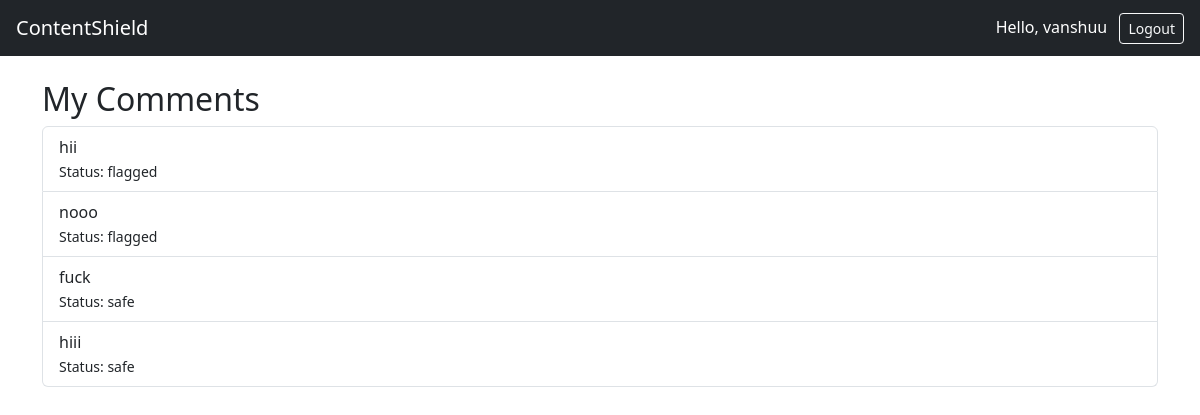
Screenshot of /moderation/mine/ (signed in) with the database file from the repository.
### users/models.py (models this page shows, shortened)
class User(AbstractUser):
    ROLE_CHOICES = (
        ('admin', 'Admin'),
        ('moderator', 'Moderator'),
        ('user', 'User'),
    )
    role = models.CharField(max_length=20, choices=ROLE_CHOICES, default='user')
    is_banned = models.BooleanField(default=False)

### moderation/models.py (models this page shows, shortened)
class Content(models.Model):
    STATUS_CHOICES = (
        ('safe', 'Safe'),
        ('flagged', 'Flagged'),
        ('banned', 'Banned'),
    )
    user = models.ForeignKey(User, on_delete=models.CASCADE, related_name="contents")
    text = models.CharField(max_length=1000)
    created_at = models.DateTimeField(auto_now_add=True)  # use auto_now_add, not auto_now
    status = models.CharField(max_length=20, choices=STATUS_CHOICES, default='safe')

### moderation/views.py (the view)
# urls.py: path('mine/', my_comments_view, name='my_comments'),
@login_required
def my_comments_view(request):
    comments = Content.objects.filter(user=request.user).order_by("-created_at")
    return render(request, "moderation/my_comments.html", {"comments": comments})

### moderation/templates/moderation/my_comments.html
{% extends "base.html" %}
{% block content %}
<h2>My Comments</h2>
<ul class="list-group">
  {% for comment in comments %}
    <li class="list-group-item">
      {{ comment.text }} <br>
      <small>Status: {{ comment.status }}</small>
    </li>
  {% empty %}
    <li class="list-group-item">No comments yet.</li>
  {% endfor %}
</ul>
{% endblock %}

### templates/base.html (shortened to what this page needs)
<!DOCTYPE html>
<html lang="en">
<head>
  <link href="https://cdn.jsdelivr.net/npm/bootstrap@5.3.0/dist/css/bootstrap.min.css" rel="stylesheet">
</head>
<body>
  <nav class="navbar navbar-dark bg-dark px-3">
    <a class="navbar-brand" href="{% url 'home' %}">ContentShield</a>
    <div>
      {% if user.is_authenticated %}
        <span class="text-white">Hello, {{ user.username }}</span>
        <a href="{% url 'logout' %}" class="btn btn-sm btn-outline-light ms-2">Logout</a>
      {% else %}
        <a href="{% url 'login' %}" class="btn btn-sm btn-outline-light">Login</a>
        <a href="{% url 'register' %}" class="btn btn-sm btn-primary ms-2">Register</a>
      {% endif %}
    </div>
  </nav>
  <div class="container mt-4">
    {% block content %}{% endblock %}
  </div>
</body>
</html>

### rows the page displays
User: username "vanshuu"
Content: text "hii", status "flagged"
Content: text "nooo", status "flagged"
Content: text "fuck", status "safe"
Content: text "hiii", status "safe"
